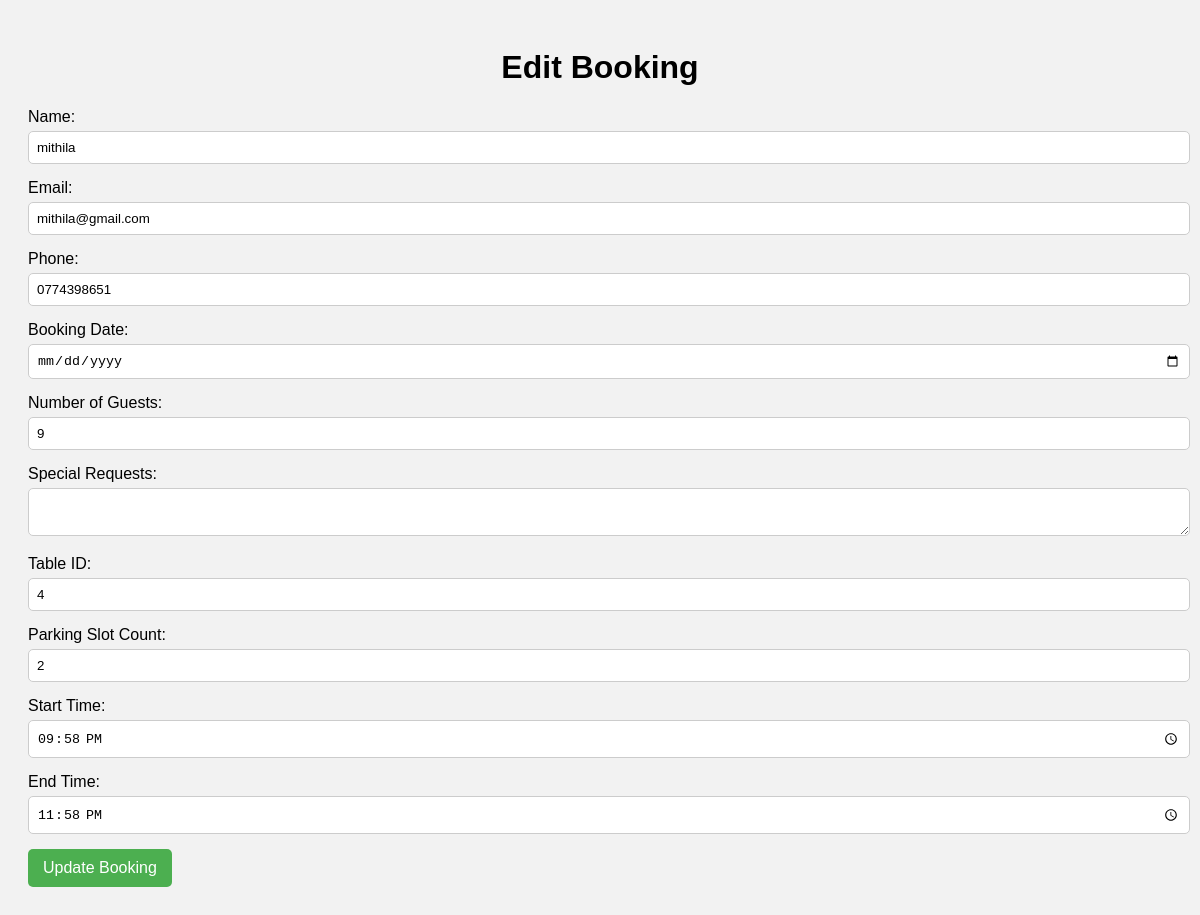
The page /html/edit_booking.php?id=33 (signed in) on the database its author committed.
### tables this page shows
CREATE TABLE IF NOT EXISTS `reservations` (
  `id` int NOT NULL AUTO_INCREMENT,
  `name` varchar(255) NOT NULL,
  `email` varchar(255) NOT NULL,
  `phone` varchar(20) DEFAULT NULL,
  `booking_date` date NOT NULL,
  `number_of_guests` int NOT NULL,
  `special_requests` text,
  `table_id` int NOT NULL,
  `parking_slot_count` int DEFAULT NULL,
  `start_time` time NOT NULL,
  `end_time` time NOT NULL,
  PRIMARY KEY (`id`)
);

### html/edit_booking.php (the view, shortened to what this page needs)
<?php
$servername = "localhost";
$username_db = "root";
$password_db = "";
$database = "galeryCafe";
$conn = new mysqli($servername, $username_db, $password_db, $database);
if (isset($_GET['id']) && !empty($_GET['id'])) {
    $id = intval($_GET['id']);
    $stmt = $conn->prepare("SELECT * FROM reservations WHERE id = ?");
    $stmt->bind_param("i", $id);
    $stmt->execute();
    $result = $stmt->get_result();
    $booking = $result->fetch_assoc();
} else {
    die("No booking ID provided.");
}
?>
<!DOCTYPE html>
<html lang="en">
<head>
</head>
<body>
    <h1>Edit Booking</h1>
    <form method="post">
        <div class="form-group">
            <label for="name">Name:</label>
            <input type="text" id="name" name="name" value="<?php echo htmlspecialchars($booking['name']); ?>" required>
        </div>
        <div class="form-group">
            <label for="email">Email:</label>
            <input type="email" id="email" name="email" value="<?php echo htmlspecialchars($booking['email']); ?>" required>
        </div>
        <div class="form-group">
            <label for="phone">Phone:</label>
            <input type="text" id="phone" name="phone" value="<?php echo htmlspecialchars($booking['phone']); ?>" required>
        </div>
        <div class="form-group">
            <label for="booking_date">Booking Date:</label>
            <input type="date" id="booking_date" name="booking_date" value="<?php echo htmlspecialchars($booking['booking_date']); ?>" required>
        </div>
        <div class="form-group">
            <label for="number_of_guests">Number of Guests:</label>
            <input type="number" id="number_of_guests" name="number_of_guests" value="<?php echo htmlspecialchars($booking['number_of_guests']); ?>" required>
        </div>
        <div class="form-group">
            <label for="special_requests">Special Requests:</label>
            <textarea id="special_requests" name="special_requests"><?php echo htmlspecialchars($booking['special_requests']); ?></textarea>
        </div>
        <div class="form-group">
            <label for="table_id">Table ID:</label>
            <input type="number" id="table_id" name="table_id" value="<?php echo htmlspecialchars($booking['table_id']); ?>" required>
        </div>
        <div class="form-group">
            <label for="parking_slot_count">Parking Slot Count:</label>
            <input type="number" id="parking_slot_count" name="parking_slot_count" value="<?php echo htmlspecialchars($booking['parking_slot_count']); ?>" required>
        </div>
        <div class="form-group">
            <label for="start_time">Start Time:</label>
            <input type="time" id="start_time" name="start_time" value="<?php echo htmlspecialchars($booking['start_time']); ?>" required>
        </div>
        <div class="form-group">
            <label for="end_time">End Time:</label>
            <input type="time" id="end_time" name="end_time" value="<?php echo htmlspecialchars($booking['end_time']); ?>" required>
        </div>
        <div class="form-group">
            <button type="submit">Update Booking</button>
        </div>
    </form>
</body>
</html>

### html/edit_booking.php (style rules this page uses)
body { font-family: Arial, sans-serif; background-color: #f2f2f2; padding: 20px; }
h1 { text-align: center; }
.form-group { margin-bottom: 15px; }
.form-group label { display: block; margin-bottom: 5px; }
.form-group input, .form-group textarea { width: 100%; padding: 8px; border: 1px solid #ccc; border-radius: 5px; }
.form-group button { background-color: #4CAF50; color: white; border: none; border-radius: 5px; padding: 10px 15px; cursor: pointer; font-size: 16px; }

### rows shown on the page
reservations: name "mithila", email "mithila@gmail.com", phone "0774398651", number_of_guests "9", table_id "4", parking_slot_count "2", start_time "21:58:00", end_time "23:58:00"
